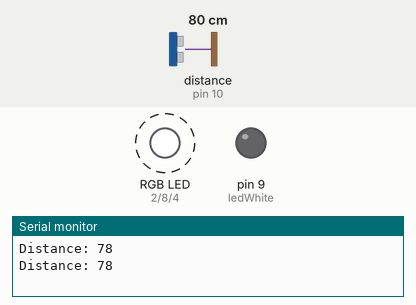
A sketch run on a simulated Arduino Uno, built with avr-gcc and run on an emulated ATmega328P. Parts: an RGB LED mixed from three pins (HIGH = lit), output pins drawn as LEDs (lit = HIGH), the last lines printed to the serial monitor. Wiring (inferred from the names in the program): ultrasonic range finder: trigger pin 11; echo pin 10. Dashed ring = blinking. The inputs (shaded band) are chosen by the test bench; at power-on: distance to the obstacle (sensor on pin 10) 80 cm. The echo pulse lasts 58.3 µs per cm; pins used as bus, display or sensor lines are not drawn.

Above: at 2.8 s.
2.9 s: distance to the obstacle (sensor on pin 10) set to 24 cm
6.4 s: distance to the obstacle (sensor on pin 10) set to 20 cm
At 7.8 s:
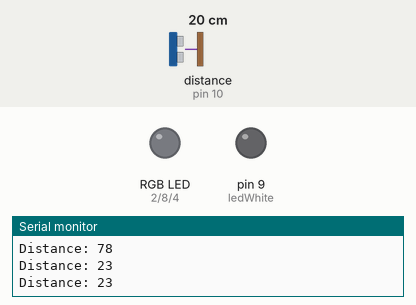
9.9 s: distance to the obstacle (sensor on pin 10) set to 35 cm
At 10.4 s:
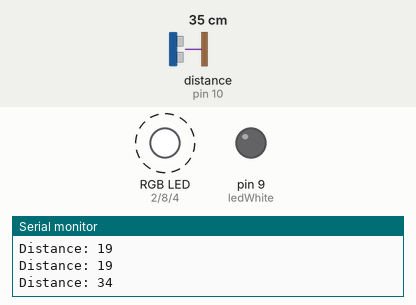
Timing chart, 0 to 21.9 s (numbered marks = the images above; inputs shaded):
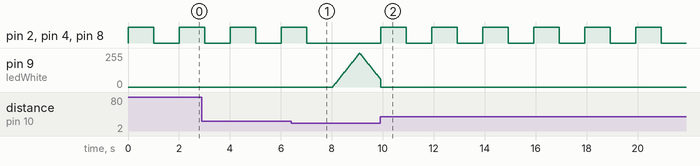

The sketch:

ultrasonicSensor.ino
```cpp
/*
 *
 * Code Written By Rohit Sattu
 *
 * Ultrasonic Sensor: Trig sends out a signal and Echo receives the reflected signal.
 * Depending on how much time it took for the signal from trig to reach echo, ultrasonic sensor calculates the distance.
 *
 * Time = distance / speed; (Speed of sound = 340 m/s)
 * Using the formula above you can find the distance between sensor and object in centi-meters
 *
 *
 *
 */


const int trig = 11; // Variable trigger to be set to (pin 11)
const int echo = 10; // Variable echo to be set to (pin 10)
const int ledWhite = 9; // the PWM (pin 9) the LED is attached to
const int ledGreen = 8; //the ledRGB series attached to pin 8
const int ledBlue = 4; //the ledRGB series attached to pin 4
const int ledRed = 2; //the ledRGB series attached to pin 2
int brightness = 0;    // how bright the LED is
int fadeAmount = 5;    // how many points to fade the LED by
long duration = 0; //Defining duration to zero.
int distance = 0; //Defining distance from sensor to the object to be zero.

void setup() {
  // put your setup code here, to run once:
  pinMode(ledRed, OUTPUT); //Set ledRGB (pin 2) to be an output
  pinMode(ledGreen, OUTPUT); //Set ledRGB (pin 4) to be an output
  pinMode(ledBlue, OUTPUT); //Set ledRGB (pin 8) to be an output
  pinMode(ledWhite, OUTPUT); //Set ledWhite (pin 9) to be an output
  pinMode(echo, INPUT); //Set echo (pin 10) to be an input
  pinMode(trig, OUTPUT); //Set trig (pin 11) to be an output

  Serial.begin(9600); //Start the serail communication to show results on the monitor
}

void loop() {
  // put your main code here, to run repeatedly:
  digitalWrite(trig, LOW); //Make sure trig is clear
  delayMicroseconds(2); //Wait for 2 microseconds

  digitalWrite(trig, HIGH); //Send a signal
  delayMicroseconds(10); //wait for 10 microseconds
  digitalWrite(trig, LOW); //Stop the signal

  duration = pulseIn(echo, HIGH); // look for the reflected signal sent by trig
  distance = duration * 0.034/2; // Calculate the distance from sensor to the object (Speed of sound is 340 m/s)

  // Print Distance on the screen
  Serial.print("Distance: ");
  Serial.println(distance);
  if (distance < 500) { // to avoid false reading
    // if object is 20 cm away, blink led series else blink white led.
    if (distance > 20) {
      //turn white led off
      analogWrite(ledWhite, 0);
      // turn the Red, Green and Blue LED's on (HIGH is the voltage level):
      digitalWrite(ledRed, HIGH);
      digitalWrite(ledGreen, HIGH);
      digitalWrite(ledBlue, HIGH);
      delay(1000);              // wait for a second
      // turn the Red, Green and Blue LED's off by making the voltage LOW:
      digitalWrite(ledRed, LOW);
      digitalWrite(ledGreen, LOW);
      digitalWrite(ledBlue, LOW);
      delay(1000);              // wait for a second
    } else {
      analogWrite(ledWhite, brightness); // set the brightness of pin 9
      brightness = brightness + fadeAmount; // change the brightness for next time through the loop

      // reverse the direction of the fading at the ends of the fade:
      if (brightness <= 0 || brightness >= 255) {
        fadeAmount = -fadeAmount;
      }

      // wait for 30 milliseconds to see the dimming effect
      delay(distance);
    }
  } else {
      analogWrite(ledWhite, 0);
      digitalWrite(ledRed, LOW);
      digitalWrite(ledGreen, LOW);
      digitalWrite(ledBlue, LOW);
      delay(1000);
   }
}
```

Measured:
- the behaviour switches between 22 and 21 cm on distance to the obstacle (sensor on pin 10) (found by bisection; images 0 and 1)
- after the input at 6.4 s, pin 2 (ledRed), pin 4 (ledBlue), pin 8 (ledGreen): goes on until 7.0 s, then stays LOW; pin 9 (ledWhite): rises from 0/255 to 255/255 in 1.0 s, then falls to 60/255 in 0.81 s
- after the input at 9.9 s, pin 2 (ledRed), pin 4 (ledBlue), pin 8 (ledGreen): alternates HIGH for 1.0 s and LOW for 1.0 s, starting at once
- by itself, pin 2 (ledRed), pin 4 (ledBlue), pin 8 (ledGreen): alternates HIGH for 1.0 s and LOW for 1.0 s
